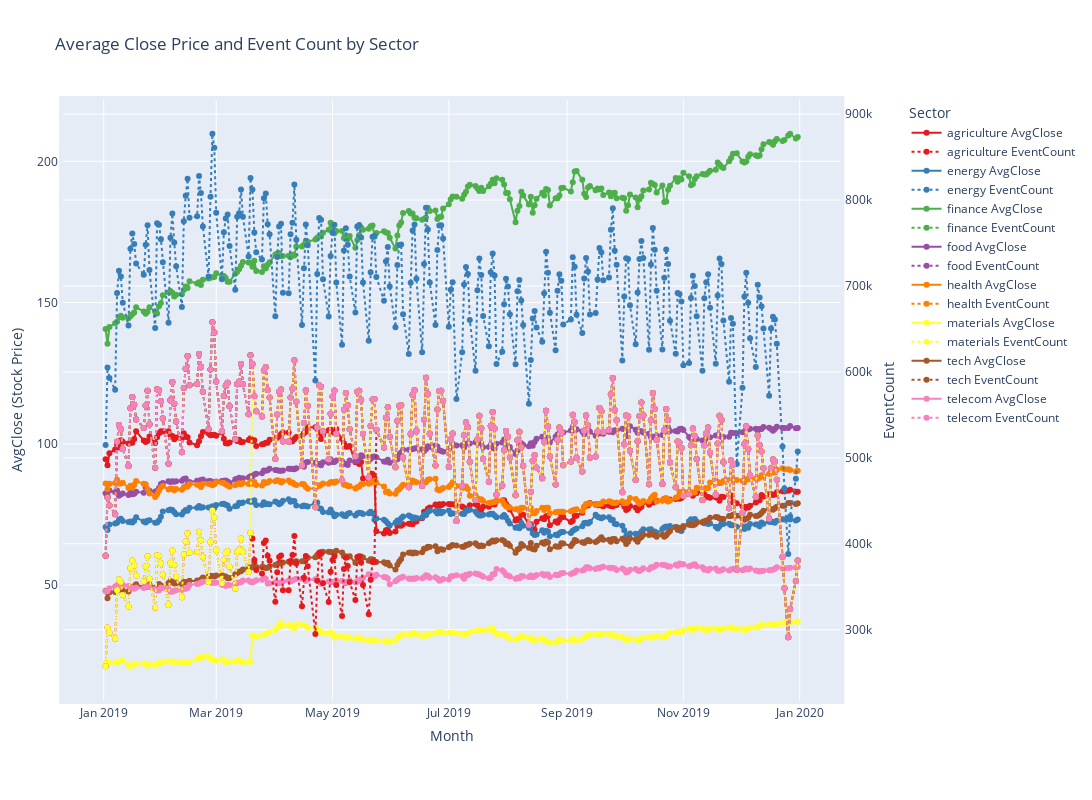

Here is the notebook cell this chart was saved with:
### Code cell
# Create subplots with secondary y-axis
fig = make_subplots(specs=[[{"secondary_y": True}]])

# Define unique sectors for color separation
sectors = sector_avg_close_daily_df['Sector'].unique()

# Create a color palette to assign different colors to each sector
colors = {
    sector: color
    for sector, color in zip(sectors, px.colors.qualitative.Set1)
}

# Add traces for each sector for AvgClose (primary y-axis)
for sector in sectors:
    sector_data = sector_avg_close_daily_df[sector_avg_close_daily_df['Sector'] == sector]
    
    # Plot AvgClose for the sector
    fig.add_trace(
        go.Scatter(
            x=sector_data['Day'], 
            y=sector_data['AvgClose'], 
            mode='lines+markers',
            name=f'{sector} AvgClose',
            line=dict(color=colors[sector]),
        ),
        secondary_y=False  # Primary y-axis
    )

    # Plot EventCount for the sector (secondary y-axis)
    fig.add_trace(
        go.Scatter(
            x=sector_data['Day'], 
            y=sector_data['EventCount'], 
            mode='lines+markers',
            name=f'{sector} EventCount',
            line=dict(dash='dot', color=colors[sector]),  # Dashed line for EventCount
        ),
        secondary_y=True  # Secondary y-axis
    )

# Update y-axis titles
fig.update_yaxes(title_text="AvgClose (Stock Price)", secondary_y=False)
fig.update_yaxes(title_text="EventCount", secondary_y=True)

# Update x-axis title and overall title
fig.update_layout(
    autosize=False,
    width=1400,
    height=800,
    margin=dict(
        l=50,
        r=50,
        b=100,
        t=100,
        pad=4
    ),
    title_text="Average Close Price and Event Count by Sector",
    xaxis_title="Month",
    legend_title="Sector",
)

# Show the plot
fig.show()

### Figure 1 — Plotly figure (JSON) as saved in the notebook; plotly's stock layout.template omitted (floating-point values rounded to 4 significant figures; data arrays with more than 128 entries replaced by an {"elided": "..."} marker saying what was removed)
{"data": [{"line": {"color": "rgb(228,26,28)"}, "mode": "lines+markers", "name": "agriculture AvgClose", "type": "scatter", "x": {"elided": "252 str values"}, "xaxis": "x", "y": {"elided": "252 float values"}, "yaxis": "y"}, {"line": {"color": "rgb(228,26,28)", "dash": "dot"}, "mode": "lines+markers", "name": "agriculture EventCount", "type": "scatter", "x": {"elided": "252 str values"}, "xaxis": "x", "y": {"elided": "252 int values"}, "yaxis": "y2"}, {"line": {"color": "rgb(55,126,184)"}, "mode": "lines+markers", "name": "energy AvgClose", "type": "scatter", "x": {"elided": "252 str values"}, "xaxis": "x", "y": {"elided": "252 float values"}, "yaxis": "y"}, {"line": {"color": "rgb(55,126,184)", "dash": "dot"}, "mode": "lines+markers", "name": "energy EventCount", "type": "scatter", "x": {"elided": "252 str values"}, "xaxis": "x", "y": {"elided": "252 int values"}, "yaxis": "y2"}, {"line": {"color": "rgb(77,175,74)"}, "mode": "lines+markers", "name": "finance AvgClose", "type": "scatter", "x": {"elided": "252 str values"}, "xaxis": "x", "y": {"elided": "252 float values"}, "yaxis": "y"}, {"line": {"color": "rgb(77,175,74)", "dash": "dot"}, "mode": "lines+markers", "name": "finance EventCount", "type": "scatter", "x": {"elided": "252 str values"}, "xaxis": "x", "y": {"elided": "252 int values"}, "yaxis": "y2"}, {"line": {"color": "rgb(152,78,163)"}, "mode": "lines+markers", "name": "food AvgClose", "type": "scatter", "x": {"elided": "252 str values"}, "xaxis": "x", "y": {"elided": "252 float values"}, "yaxis": "y"}, {"line": {"color": "rgb(152,78,163)", "dash": "dot"}, "mode": "lines+markers", "name": "food EventCount", "type": "scatter", "x": {"elided": "252 str values"}, "xaxis": "x", "y": {"elided": "252 int values"}, "yaxis": "y2"}, {"line": {"color": "rgb(255,127,0)"}, "mode": "lines+markers", "name": "health AvgClose", "type": "scatter", "x": {"elided": "252 str values"}, "xaxis": "x", "y": {"elided": "252 float values"}, "yaxis": "y"}, {"line": {"color": "rgb(255,127,0)", "dash": "dot"}, "mode": "lines+markers", "name": "health EventCount", "type": "scatter", "x": {"elided": "252 str values"}, "xaxis": "x", "y": {"elided": "252 int values"}, "yaxis": "y2"}, {"line": {"color": "rgb(255,255,51)"}, "mode": "lines+markers", "name": "materials AvgClose", "type": "scatter", "x": {"elided": "252 str values"}, "xaxis": "x", "y": {"elided": "252 float values"}, "yaxis": "y"}, {"line": {"color": "rgb(255,255,51)", "dash": "dot"}, "mode": "lines+markers", "name": "materials EventCount", "type": "scatter", "x": {"elided": "252 str values"}, "xaxis": "x", "y": {"elided": "252 int values"}, "yaxis": "y2"}, {"line": {"color": "rgb(166,86,40)"}, "mode": "lines+markers", "name": "tech AvgClose", "type": "scatter", "x": {"elided": "252 str values"}, "xaxis": "x", "y": {"elided": "252 float values"}, "yaxis": "y"}, {"line": {"color": "rgb(166,86,40)", "dash": "dot"}, "mode": "lines+markers", "name": "tech EventCount", "type": "scatter", "x": {"elided": "252 str values"}, "xaxis": "x", "y": {"elided": "252 int values"}, "yaxis": "y2"}, {"line": {"color": "rgb(247,129,191)"}, "mode": "lines+markers", "name": "telecom AvgClose", "type": "scatter", "x": {"elided": "252 str values"}, "xaxis": "x", "y": {"elided": "252 float values"}, "yaxis": "y"}, {"line": {"color": "rgb(247,129,191)", "dash": "dot"}, "mode": "lines+markers", "name": "telecom EventCount", "type": "scatter", "x": {"elided": "252 str values"}, "xaxis": "x", "y": {"elided": "252 int values"}, "yaxis": "y2"}], "layout": {"autosize": false, "height": 800, "legend": {"title": {"text": "Sector"}}, "margin": {"b": 100, "l": 50, "pad": 4, "r": 50, "t": 100}, "title": {"text": "Average Close Price and Event Count by Sector"}, "width": 1400, "xaxis": {"anchor": "y", "domain": [0, 0.94], "title": {"text": "Month"}}, "yaxis": {"anchor": "x", "domain": [0, 1], "title": {"text": "AvgClose (Stock Price)"}}, "yaxis2": {"anchor": "x", "overlaying": "y", "side": "right", "title": {"text": "EventCount"}}}}
